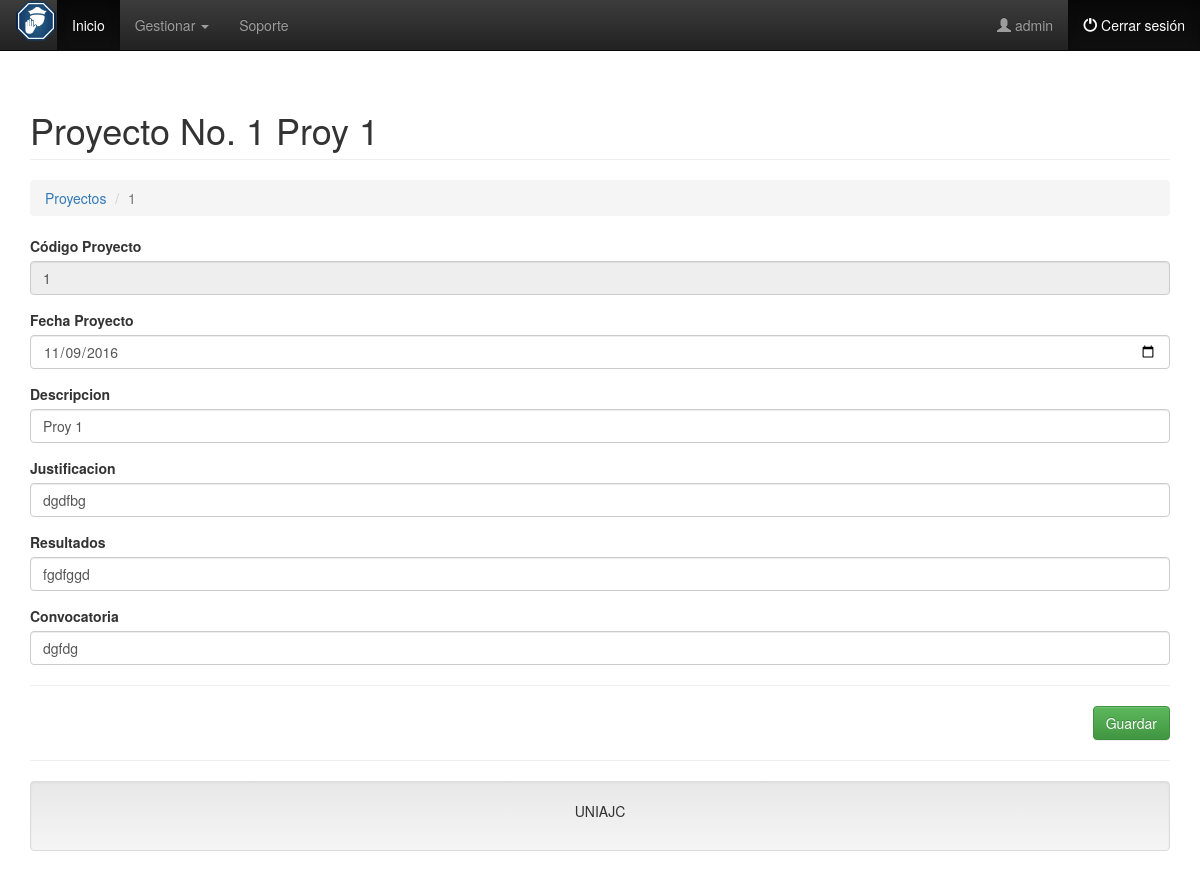
Page /?c=Proyecto&a=Crud&id_Proyecto=1 (signed in) on the committed database.
### tables this page shows
CREATE TABLE `proyectos` (
  `id_Proyecto` int(6) NOT NULL,
  `fecha_Proyecto` date NOT NULL,
  `descripcion` varchar(100) NOT NULL,
  `justificacion` varchar(100) NOT NULL,
  `resultado` varchar(100) NOT NULL,
  `convocatoria` varchar(100) NOT NULL
);

### controller/Proyecto.controller.php (called while the page is built, shortened)
<?php
require_once 'model/Proyecto.php';
class ProyectoController{
    private $model;
    public function __CONSTRUCT(){
        $this->model = new Proyecto();
    }
    public function Crud(){
        $proy = new Proyecto();
        if(isset($_REQUEST['id_Proyecto'])){
            $proy = $this->model->Obtener($_REQUEST['id_Proyecto']);
        }
        require_once 'view/header.php';
        require_once 'view/Proyecto/Proyecto-editar.php';
        require_once 'view/footer.php';
    }
}

### model/database.php (called while the page is built)
<?php
class Database
{
    public static function StartUp()
    {
        $pdo = new PDO('mysql:host=localhost;dbname=db_proyectos;charset=utf8', 'root', '');
        $pdo->setAttribute(PDO::ATTR_ERRMODE, PDO::ERRMODE_EXCEPTION);
        return $pdo;
    }
}

### model/Proyecto.php (called while the page is built, shortened)
<?php
class Proyecto
{
	private $pdo;
	public function __CONSTRUCT()
	{
		try
		{
			$this->pdo = Database::StartUp();
		}
		catch(Exception $e)
		{
			die($e->getMessage());
		}
	}
	public function Obtener($id)
	{
		try
		{
			$stm = $this->pdo
			          ->prepare("SELECT * FROM Proyectos WHERE id_Proyecto = ?");
			$stm->execute(array($id));
			return $stm->fetch(PDO::FETCH_OBJ);
		} catch (Exception $e)
		{
			die($e->getMessage());
		}
	}
}

### view/Proyecto/Proyecto-editar.php (the view, shortened to what this page needs)
<h1 class="page-header">
    <?php echo $proy->id_Proyecto != null ? "Proyecto No. ".$proy->id_Proyecto." ".$proy->descripcion : 'Nuevo Registro'; ?>
</h1>
<ol class="breadcrumb">
  <li><a href="?c=Proyecto">Proyectos</a></li>
  <li class="active"><?php echo $proy->id_Proyecto != null ? $proy->id_Proyecto : 'Nuevo Registro'; ?></li>
</ol>
<form id="frm-Proyecto" action="?c=Proyecto&a=Guardar" method="post" enctype="multipart/form-data">
    <div class="form-group">
        <label>Código Proyecto</label>
        <input type="text" name="id_Proyecto" id="id_Proyecto" value="<?php echo $proy->id_Proyecto; ?>" class="form-control" placeholder="" disabled />
    </div>
    <div class="form-group">
        <label>Fecha Proyecto</label>
        <input type="date" name="fecha_Proyecto" value="<?php echo $proy->fecha_Proyecto; ?>" class="form-control" placeholder="Ingrese Fecha del Proyecto" data-validacion-tipo="requerido|min:1" />
    </div>
    <div class="form-group">
        <label>Descripcion</label>
        <input type="text" name="descripcion" value="<?php echo $proy->descripcion; ?>" class="form-control" placeholder="Ingrese Descripción" data-validacion-tipo="requerido|min:1" />
    </div>
   <div class="form-group">
        <label>Justificacion</label>
        <input type="text" name="justificacion" value="<?php echo $proy->justificacion; ?>" class="form-control" placeholder="Ingrese Justificación" data-validacion-tipo="requerido|min:1" />
    </div>
   <div class="form-group">
        <label>Resultados</label>
        <input type="text" name="resultado" value="<?php echo $proy->resultado; ?>" class="form-control" placeholder="Ingrese Resultados" data-validacion-tipo="requerido|min:1" />
    </div>
  <div class="form-group">
        <label>Convocatoria</label>
        <input type="text" name="convocatoria" value="<?php echo $proy->convocatoria; ?>" class="form-control" placeholder="Ingrese Convocatoria" data-validacion-tipo="requerido|min:1" />
    </div>
    <hr />
    <div class="text-right">
        <button class="btn btn-success">Guardar</button>
    </div>
</form>

### rows in the picture
proyectos: id_Proyecto "1", descripcion "Proy 1", fecha_Proyecto "11/09/2016", justificacion "dgdfbg", resultado "fgdfggd", convocatoria "dgfdg"

### other values in the picture
$_SESSION["user"] "admin"
